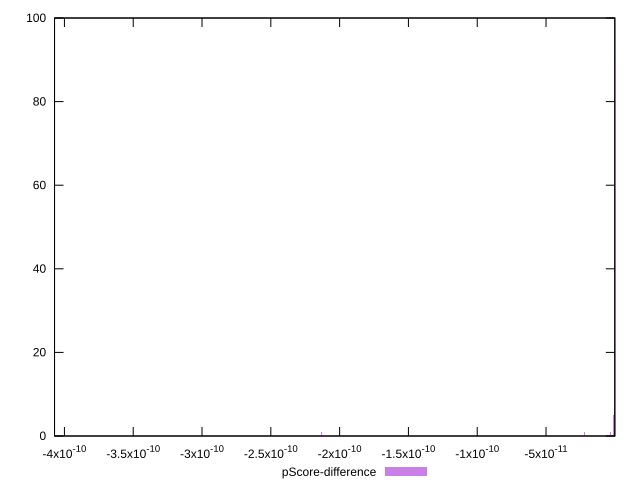

Write gnuplot code to recreate this figure.
reset

$pScoreDifference <<EOF
-2.1999999999999998e-11 1
0 91
-1e-12 5
-3e-12 1
-2.13e-10 1
-4.07e-10 1
EOF

set key outside below
set boxwidth 1e-12
set xrange [-4.071862846899421e-10:-5.218048215738236e-15]
set yrange [0:100]
set trange [0:100]
set style fill transparent solid 0.5 noborder
set terminal svg size 640, 490 enhanced background rgb 'white'
set output "report_00018_2021-02-10T15-25-16.877Z/total-blocking-time/samples/pages+cached+noadtech+nomedia/pScore-difference/histogram.svg"

plot $pScoreDifference title "pScore-difference" with boxes

reset
